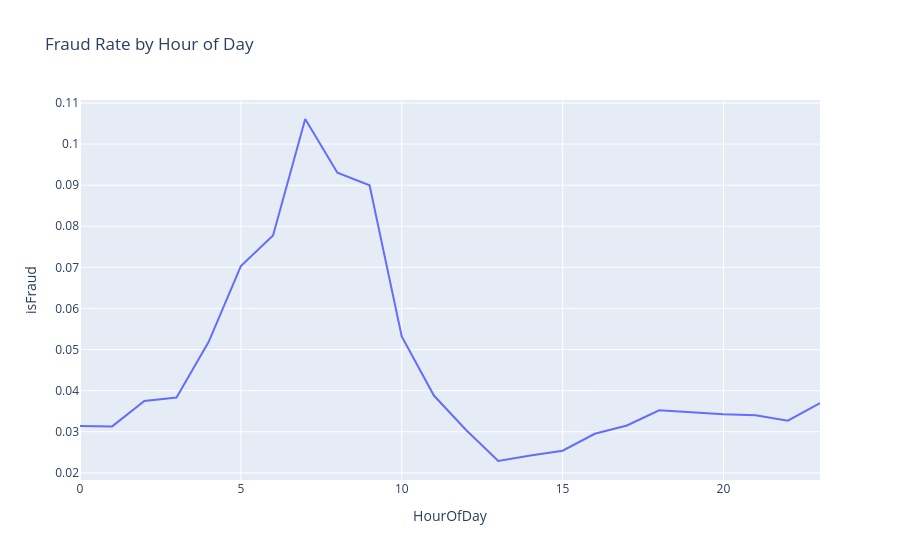

The cell this chart's notebook holds for it:
### Code cell
# Fraud rate by hour

hour_fraud = df.groupby('HourOfDay')['isFraud'].mean().reset_index()
fig = px.line(
    hour_fraud,
    x='HourOfDay',
    y='isFraud',
    title='Fraud Rate by Hour of Day'
)
fig.show()

### Figure 1 — Plotly figure (JSON) as saved in the notebook; plotly's stock layout.template omitted (floating-point values rounded to 4 significant figures)
{"data": [{"hovertemplate": "HourOfDay=%{x}<br>isFraud=%{y}<extra></extra>", "legendgroup": "", "line": {"color": "#636efa", "dash": "solid"}, "marker": {"symbol": "circle"}, "mode": "lines", "name": "", "orientation": "v", "showlegend": false, "type": "scatter", "x": [0, 1, 2, 3, 4, 5, 6, 7, 8, 9, 10, 11, 12, 13, 14, 15, 16, 17, 18, 19, 20, 21, 22, 23], "xaxis": "x", "y": [0.03138, 0.03131, 0.03748, 0.03831, 0.05189, 0.0703, 0.07774, 0.1061, 0.09301, 0.08996, 0.05321, 0.03882, 0.03044, 0.02289, 0.02422, 0.0254, 0.02951, 0.03153, 0.03523, 0.03474, 0.03427, 0.034, 0.03269, 0.037], "yaxis": "y"}], "layout": {"legend": {"tracegroupgap": 0}, "title": {"text": "Fraud Rate by Hour of Day"}, "xaxis": {"anchor": "y", "domain": [0, 1], "title": {"text": "HourOfDay"}}, "yaxis": {"anchor": "x", "domain": [0, 1], "title": {"text": "isFraud"}}}}
